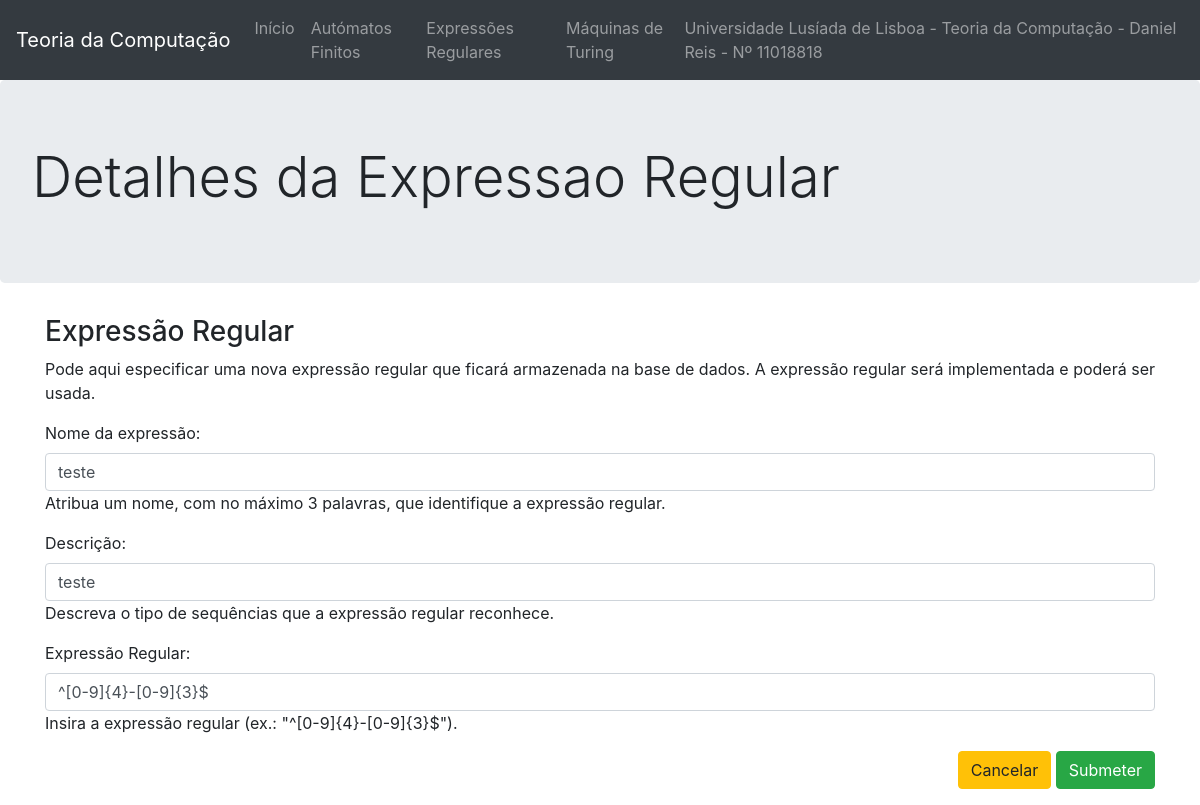
Page /editarExpressao/3 on the earlier database version.
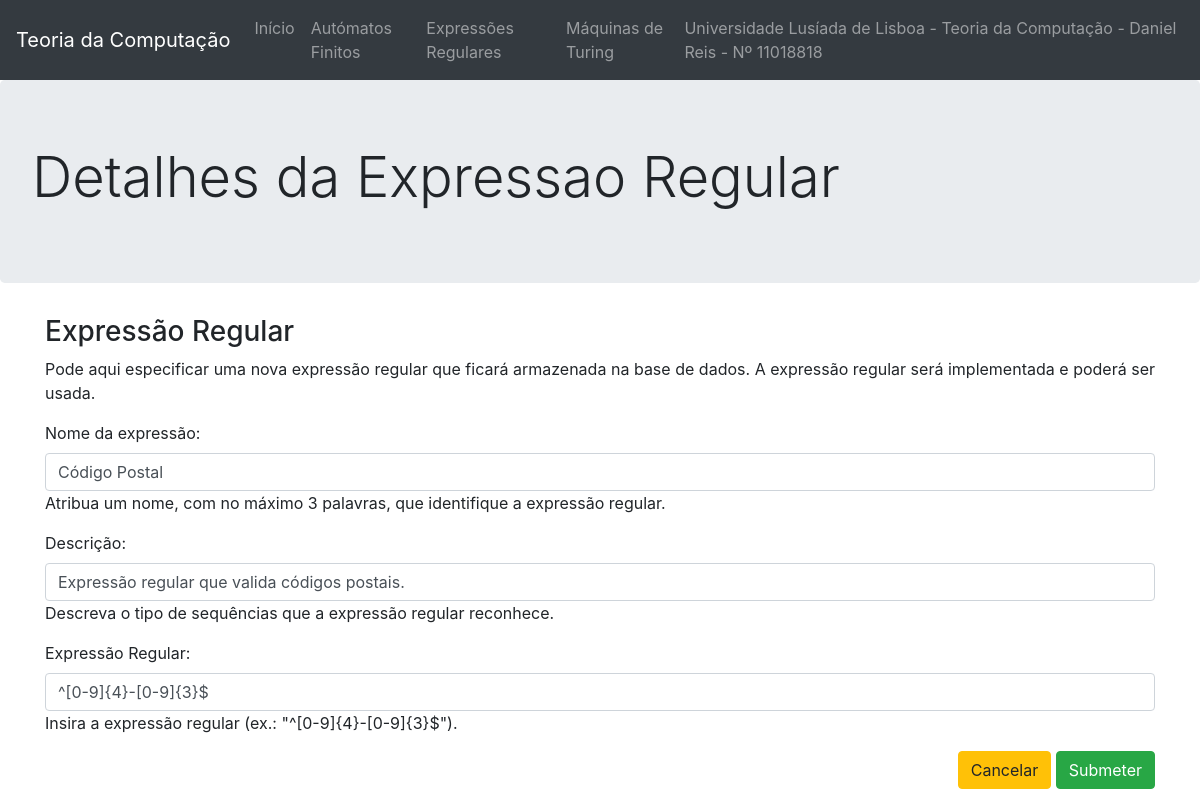
Same page on the later database version.
### website/models.py (models this page shows, shortened)
class ExpressaoRegular(models.Model):
    nome = models.CharField(max_length=100)
    descricao = models.CharField(max_length=100)
    regex = models.CharField(max_length=100)

### website/views.py (the view)
# urls.py: path('editarExpressao/<int:expressao_id>', views.editarExpressao, name='editarExpressao'),
def editarExpressao(request, expressao_id):
    instance = ExpressaoRegular.objects.get(id=expressao_id)
    form = FormExpressaoRegular(request.POST or None, instance=instance)
    if form.is_valid():
        expressao = form.save()
        expressao.save()
        return HttpResponseRedirect(reverse('website:expressoesRegulares'))
    context = {'form': form, 'expressao_id': expressao_id}
    return render(request, 'website/editarExpressao.html', context)

### website/forms.py
class FormExpressaoRegular(ModelForm):
    class Meta:
        model = ExpressaoRegular
        fields = '__all__'
        widgets = {
            'nome': forms.TextInput(attrs={'class': 'form-control'}),
            'descricao': forms.TextInput(attrs={'class': 'form-control', 'placeholder':'Expressão regular que valida...'}),
            'regex': forms.TextInput(attrs={'class': 'form-control'})
        }
        labels = {
            'nome': 'Nome da expressão',
            'descricao': 'Descrição',
            'regex': 'Expressão Regular'
        }
        placeholders = {
            'nome': 'Nome da expressão',
            'descricao': 'Descrição',
            'regex': 'Expressão Regular'
        }
        help_texts = {
            'nome': 'Atribua um nome, com no máximo 3 palavras, que identifique a expressão regular.',
            'descricao': 'Descreva o tipo de sequências que a expressão regular reconhece.',
            'regex': 'Insira a expressão regular (ex.: "^[0-9]{4}-[0-9]{3}$").'
        }

### website/templates/website/editarExpressao.html (shortened to what this page needs)
{% extends 'website/layout.html' %}
{% block jumbotron %}
<div class="jumbotron">
    <h1 class="display-4">Detalhes da Expressao Regular</h1>
</div>
{% endblock %}
{% block main %}
<main class="container text-justify">
    <h3>Expressão Regular</h3>
    <p>Pode aqui especificar uma nova expressão regular que ficará armazenada na base de dados. A expressão regular será implementada e poderá ser usada.</p>
    <form class="form-group" action="{% url 'website:editarExpressao' expressao_id %}" method="POST">
        {{ form.as_p }}
        <div class="text-right">
            <a href="{% url 'website:expressoesRegulares' %}" role="button" class="btn btn-warning">Cancelar</a>
            <input type="submit" class="btn btn-success" value="Submeter">
        </div>
    </form>
</main>
{% endblock %}

Differences in the rows shown:
changed ExpressaoRegular: nome "teste" → "Código Postal"; descricao "teste" → "Expressão regular que valida códigos postais."
